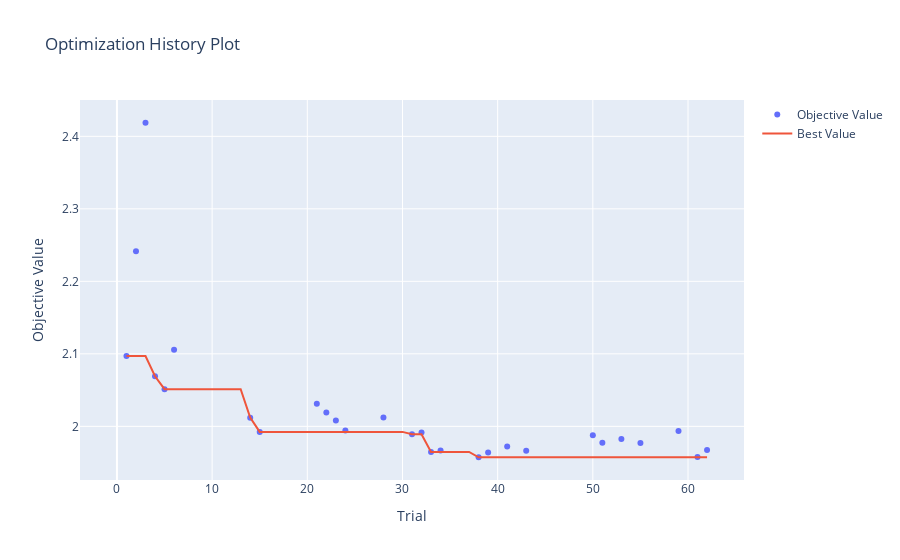

The notebook cell saved with this chart:
### Code cell
fig = optuna.visualization.plot_optimization_history(study)
fig.show()

### Figure 1 — Plotly figure (JSON) as saved in the notebook; plotly's stock layout.template omitted (floating-point values rounded to 4 significant figures)
{"data": [{"mode": "markers", "name": "Objective Value", "type": "scatter", "x": [0, 1, 2, 3, 4, 5, 6, 7, 14, 15, 21, 22, 23, 24, 28, 31, 32, 33, 34, 38, 39, 41, 43, 50, 51, 53, 55, 59, 61, 62], "y": [null, 2.097, 2.242, 2.419, 2.069, 2.051, 2.106, null, 2.012, 1.992, 2.031, 2.019, 2.008, 1.994, 2.012, 1.989, 1.992, 1.965, 1.967, 1.957, 1.964, 1.972, 1.966, 1.988, 1.977, 1.982, 1.977, 1.994, 1.958, 1.967]}, {"mode": "lines", "name": "Best Value", "type": "scatter", "x": [0, 1, 2, 3, 4, 5, 6, 7, 8, 9, 10, 11, 12, 13, 14, 15, 16, 17, 18, 19, 20, 21, 22, 23, 24, 25, 26, 27, 28, 29, 30, 31, 32, 33, 34, 35, 36, 37, 38, 39, 40, 41, 42, 43, 44, 45, 46, 47, 48, 49, 50, 51, 52, 53, 54, 55, 56, 57, 58, 59, 60, 61, 62], "y": [null, 2.097, 2.097, 2.097, 2.069, 2.051, 2.051, 2.051, 2.051, 2.051, 2.051, 2.051, 2.051, 2.051, 2.012, 1.992, 1.992, 1.992, 1.992, 1.992, 1.992, 1.992, 1.992, 1.992, 1.992, 1.992, 1.992, 1.992, 1.992, 1.992, 1.992, 1.989, 1.989, 1.965, 1.965, 1.965, 1.965, 1.965, 1.957, 1.957, 1.957, 1.957, 1.957, 1.957, 1.957, 1.957, 1.957, 1.957, 1.957, 1.957, 1.957, 1.957, 1.957, 1.957, 1.957, 1.957, 1.957, 1.957, 1.957, 1.957, 1.957, 1.957, 1.957]}, {"marker": {"color": "#cccccc"}, "mode": "markers", "name": "Infeasible Trial", "showlegend": false, "type": "scatter", "x": [], "y": []}], "layout": {"title": {"text": "Optimization History Plot"}, "xaxis": {"title": {"text": "Trial"}}, "yaxis": {"title": {"text": "Objective Value"}}}}
